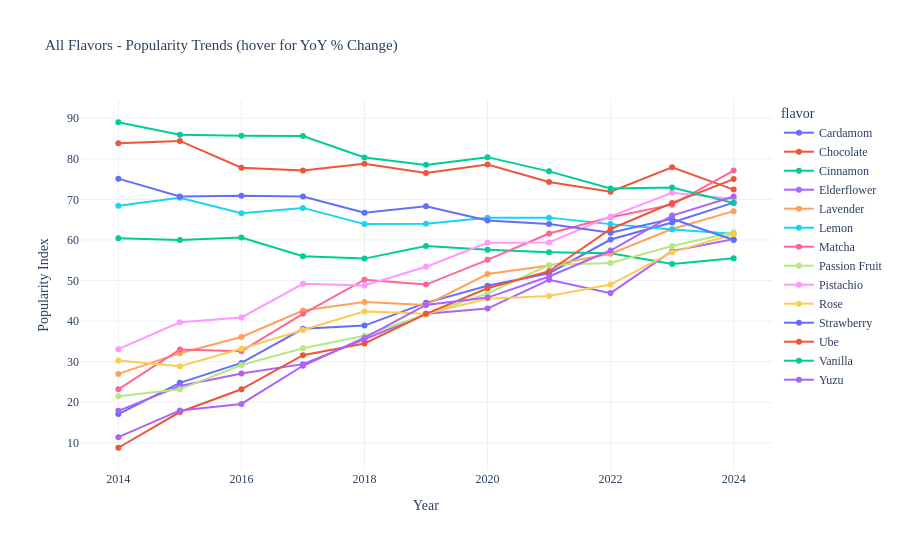

Notebook source saved alongside this figure:
### Markdown cell above
### 6. All Flavors - Single Interactive Chart

### Code cell
fig2 = px.line(
    df, x='year', y='popularity_index',
    color='flavor', line_group='flavor',
    markers=True,
    title='All Flavors - Popularity Trends (hover for YoY % Change)',
    labels={'popularity_index': 'Popularity Index', 'year': 'Year'},
    hover_data={'yoy_pct': ':.1f', 'category': False},
    template='plotly_white',
    height=550,
)

fig2.update_layout(
    font_family= 'Georgia',
    title_font_size = 15,
    hovermode= 'x unified',
    legend=dict(orientation='v', x=1.01),
)

fig2.show()

### Figure 1 — Plotly figure (JSON) as saved in the notebook; plotly's stock layout.template omitted (floating-point values rounded to 4 significant figures)
{"data": [{"customdata": [[null, "Spice/Nutty"], [45.03, "Spice/Nutty"], [19.76, "Spice/Nutty"], [28.28, "Spice/Nutty"], [2.1, "Spice/Nutty"], [14.4, "Spice/Nutty"], [9.44, "Spice/Nutty"], [6.37, "Spice/Nutty"], [16.02, "Spice/Nutty"], [6.99, "Spice/Nutty"], [7.62, "Spice/Nutty"]], "hovertemplate": "flavor=Cardamom<br>Year=%{x}<br>Popularity Index=%{y}<br>yoy_pct=%{customdata[0]:.1f}<extra></extra>", "legendgroup": "Cardamom", "line": {"color": "#636efa", "dash": "solid"}, "marker": {"symbol": "circle"}, "mode": "lines+markers", "name": "Cardamom", "orientation": "v", "showlegend": true, "type": "scatter", "x": [2014, 2015, 2016, 2017, 2018, 2019, 2020, 2021, 2022, 2023, 2024], "xaxis": "x", "y": [17.1, 24.8, 29.7, 38.1, 38.9, 44.5, 48.7, 51.8, 60.1, 64.3, 69.2], "yaxis": "y"}, {"customdata": [[null, "Traditional"], [0.72, "Traditional"], [-7.82, "Traditional"], [-0.9, "Traditional"], [2.2, "Traditional"], [-2.92, "Traditional"], [2.75, "Traditional"], [-5.47, "Traditional"], [-3.23, "Traditional"], [8.34, "Traditional"], [-7.06, "Traditional"]], "hovertemplate": "flavor=Chocolate<br>Year=%{x}<br>Popularity Index=%{y}<br>yoy_pct=%{customdata[0]:.1f}<extra></extra>", "legendgroup": "Chocolate", "line": {"color": "#EF553B", "dash": "solid"}, "marker": {"symbol": "circle"}, "mode": "lines+markers", "name": "Chocolate", "orientation": "v", "showlegend": true, "type": "scatter", "x": [2014, 2015, 2016, 2017, 2018, 2019, 2020, 2021, 2022, 2023, 2024], "xaxis": "x", "y": [83.8, 84.4, 77.8, 77.1, 78.8, 76.5, 78.6, 74.3, 71.9, 77.9, 72.4], "yaxis": "y"}, {"customdata": [[null, "Spice/Nutty"], [-0.66, "Spice/Nutty"], [1, "Spice/Nutty"], [-7.59, "Spice/Nutty"], [-1.07, "Spice/Nutty"], [5.6, "Spice/Nutty"], [-1.54, "Spice/Nutty"], [-1.04, "Spice/Nutty"], [-0.53, "Spice/Nutty"], [-4.59, "Spice/Nutty"], [2.59, "Spice/Nutty"]], "hovertemplate": "flavor=Cinnamon<br>Year=%{x}<br>Popularity Index=%{y}<br>yoy_pct=%{customdata[0]:.1f}<extra></extra>", "legendgroup": "Cinnamon", "line": {"color": "#00cc96", "dash": "solid"}, "marker": {"symbol": "circle"}, "mode": "lines+markers", "name": "Cinnamon", "orientation": "v", "showlegend": true, "type": "scatter", "x": [2014, 2015, 2016, 2017, 2018, 2019, 2020, 2021, 2022, 2023, 2024], "xaxis": "x", "y": [60.4, 60.0, 60.6, 56.0, 55.4, 58.5, 57.6, 57.0, 56.7, 54.1, 55.5], "yaxis": "y"}, {"customdata": [[null, "Floral"], [34.08, "Floral"], [12.92, "Floral"], [8.49, "Floral"], [20.75, "Floral"], [17.75, "Floral"], [3.11, "Floral"], [16.47, "Floral"], [-6.57, "Floral"], [22.17, "Floral"], [5.06, "Floral"]], "hovertemplate": "flavor=Elderflower<br>Year=%{x}<br>Popularity Index=%{y}<br>yoy_pct=%{customdata[0]:.1f}<extra></extra>", "legendgroup": "Elderflower", "line": {"color": "#ab63fa", "dash": "solid"}, "marker": {"symbol": "circle"}, "mode": "lines+markers", "name": "Elderflower", "orientation": "v", "showlegend": true, "type": "scatter", "x": [2014, 2015, 2016, 2017, 2018, 2019, 2020, 2021, 2022, 2023, 2024], "xaxis": "x", "y": [17.9, 24.0, 27.1, 29.4, 35.5, 41.8, 43.1, 50.2, 46.9, 57.3, 60.2], "yaxis": "y"}, {"customdata": [[null, "Floral"], [18.89, "Floral"], [12.46, "Floral"], [18.01, "Floral"], [4.93, "Floral"], [-1.57, "Floral"], [17.27, "Floral"], [4.07, "Floral"], [5.4, "Floral"], [10.78, "Floral"], [7.02, "Floral"]], "hovertemplate": "flavor=Lavender<br>Year=%{x}<br>Popularity Index=%{y}<br>yoy_pct=%{customdata[0]:.1f}<extra></extra>", "legendgroup": "Lavender", "line": {"color": "#FFA15A", "dash": "solid"}, "marker": {"symbol": "circle"}, "mode": "lines+markers", "name": "Lavender", "orientation": "v", "showlegend": true, "type": "scatter", "x": [2014, 2015, 2016, 2017, 2018, 2019, 2020, 2021, 2022, 2023, 2024], "xaxis": "x", "y": [27.0, 32.1, 36.1, 42.6, 44.7, 44.0, 51.6, 53.7, 56.6, 62.7, 67.1], "yaxis": "y"}, {"customdata": [[null, "Traditional"], [2.92, "Traditional"], [-5.4, "Traditional"], [1.95, "Traditional"], [-5.89, "Traditional"], [0.16, "Traditional"], [2.34, "Traditional"], [0, "Traditional"], [-2.44, "Traditional"], [-2.03, "Traditional"], [-1.76, "Traditional"]], "hovertemplate": "flavor=Lemon<br>Year=%{x}<br>Popularity Index=%{y}<br>yoy_pct=%{customdata[0]:.1f}<extra></extra>", "legendgroup": "Lemon", "line": {"color": "#19d3f3", "dash": "solid"}, "marker": {"symbol": "circle"}, "mode": "lines+markers", "name": "Lemon", "orientation": "v", "showlegend": true, "type": "scatter", "x": [2014, 2015, 2016, 2017, 2018, 2019, 2020, 2021, 2022, 2023, 2024], "xaxis": "x", "y": [68.4, 70.4, 66.6, 67.9, 63.9, 64.0, 65.5, 65.5, 63.9, 62.6, 61.5], "yaxis": "y"}, {"customdata": [[null, "Spice/Nutty"], [42.24, "Spice/Nutty"], [-1.21, "Spice/Nutty"], [28.22, "Spice/Nutty"], [20.1, "Spice/Nutty"], [-2.39, "Spice/Nutty"], [12.45, "Spice/Nutty"], [11.8, "Spice/Nutty"], [6.49, "Spice/Nutty"], [4.73, "Spice/Nutty"], [12.23, "Spice/Nutty"]], "hovertemplate": "flavor=Matcha<br>Year=%{x}<br>Popularity Index=%{y}<br>yoy_pct=%{customdata[0]:.1f}<extra></extra>", "legendgroup": "Matcha", "line": {"color": "#FF6692", "dash": "solid"}, "marker": {"symbol": "circle"}, "mode": "lines+markers", "name": "Matcha", "orientation": "v", "showlegend": true, "type": "scatter", "x": [2014, 2015, 2016, 2017, 2018, 2019, 2020, 2021, 2022, 2023, 2024], "xaxis": "x", "y": [23.2, 33.0, 32.6, 41.8, 50.2, 49.0, 55.1, 61.6, 65.6, 68.7, 77.1], "yaxis": "y"}, {"customdata": [[null, "Citrus/Global"], [7.91, "Citrus/Global"], [25.86, "Citrus/Global"], [14.04, "Citrus/Global"], [9.31, "Citrus/Global"], [14.56, "Citrus/Global"], [12.23, "Citrus/Global"], [14.96, "Citrus/Global"], [0.93, "Citrus/Global"], [7.73, "Citrus/Global"], [5.81, "Citrus/Global"]], "hovertemplate": "flavor=Passion Fruit<br>Year=%{x}<br>Popularity Index=%{y}<br>yoy_pct=%{customdata[0]:.1f}<extra></extra>", "legendgroup": "Passion Fruit", "line": {"color": "#B6E880", "dash": "solid"}, "marker": {"symbol": "circle"}, "mode": "lines+markers", "name": "Passion Fruit", "orientation": "v", "showlegend": true, "type": "scatter", "x": [2014, 2015, 2016, 2017, 2018, 2019, 2020, 2021, 2022, 2023, 2024], "xaxis": "x", "y": [21.5, 23.2, 29.2, 33.3, 36.4, 41.7, 46.8, 53.8, 54.3, 58.5, 61.9], "yaxis": "y"}, {"customdata": [[null, "Spice/Nutty"], [19.94, "Spice/Nutty"], [3.02, "Spice/Nutty"], [20.29, "Spice/Nutty"], [-0.81, "Spice/Nutty"], [9.43, "Spice/Nutty"], [11.05, "Spice/Nutty"], [0.17, "Spice/Nutty"], [10.77, "Spice/Nutty"], [8.81, "Spice/Nutty"], [-2.09, "Spice/Nutty"]], "hovertemplate": "flavor=Pistachio<br>Year=%{x}<br>Popularity Index=%{y}<br>yoy_pct=%{customdata[0]:.1f}<extra></extra>", "legendgroup": "Pistachio", "line": {"color": "#FF97FF", "dash": "solid"}, "marker": {"symbol": "circle"}, "mode": "lines+markers", "name": "Pistachio", "orientation": "v", "showlegend": true, "type": "scatter", "x": [2014, 2015, 2016, 2017, 2018, 2019, 2020, 2021, 2022, 2023, 2024], "xaxis": "x", "y": [33.1, 39.7, 40.9, 49.2, 48.8, 53.4, 59.3, 59.4, 65.8, 71.6, 70.1], "yaxis": "y"}, {"customdata": [[null, "Floral"], [-4.62, "Floral"], [14.88, "Floral"], [13.86, "Floral"], [12.17, "Floral"], [-1.42, "Floral"], [8.85, "Floral"], [1.54, "Floral"], [6.06, "Floral"], [16.33, "Floral"], [7.72, "Floral"]], "hovertemplate": "flavor=Rose<br>Year=%{x}<br>Popularity Index=%{y}<br>yoy_pct=%{customdata[0]:.1f}<extra></extra>", "legendgroup": "Rose", "line": {"color": "#FECB52", "dash": "solid"}, "marker": {"symbol": "circle"}, "mode": "lines+markers", "name": "Rose", "orientation": "v", "showlegend": true, "type": "scatter", "x": [2014, 2015, 2016, 2017, 2018, 2019, 2020, 2021, 2022, 2023, 2024], "xaxis": "x", "y": [30.3, 28.9, 33.2, 37.8, 42.4, 41.8, 45.5, 46.2, 49.0, 57.0, 61.4], "yaxis": "y"}, {"customdata": [[null, "Traditional"], [-5.86, "Traditional"], [0.28, "Traditional"], [-0.28, "Traditional"], [-5.66, "Traditional"], [2.4, "Traditional"], [-5.12, "Traditional"], [-1.39, "Traditional"], [-3.29, "Traditional"], [5.5, "Traditional"], [-7.98, "Traditional"]], "hovertemplate": "flavor=Strawberry<br>Year=%{x}<br>Popularity Index=%{y}<br>yoy_pct=%{customdata[0]:.1f}<extra></extra>", "legendgroup": "Strawberry", "line": {"color": "#636efa", "dash": "solid"}, "marker": {"symbol": "circle"}, "mode": "lines+markers", "name": "Strawberry", "orientation": "v", "showlegend": true, "type": "scatter", "x": [2014, 2015, 2016, 2017, 2018, 2019, 2020, 2021, 2022, 2023, 2024], "xaxis": "x", "y": [75.1, 70.7, 70.9, 70.7, 66.7, 68.3, 64.8, 63.9, 61.8, 65.2, 60.0], "yaxis": "y"}, {"customdata": [[null, "Citrus/Global"], [100, "Citrus/Global"], [31.82, "Citrus/Global"], [36.21, "Citrus/Global"], [9.18, "Citrus/Global"], [21.16, "Citrus/Global"], [15.07, "Citrus/Global"], [8.73, "Citrus/Global"], [19.89, "Citrus/Global"], [10.21, "Citrus/Global"], [8.54, "Citrus/Global"]], "hovertemplate": "flavor=Ube<br>Year=%{x}<br>Popularity Index=%{y}<br>yoy_pct=%{customdata[0]:.1f}<extra></extra>", "legendgroup": "Ube", "line": {"color": "#EF553B", "dash": "solid"}, "marker": {"symbol": "circle"}, "mode": "lines+markers", "name": "Ube", "orientation": "v", "showlegend": true, "type": "scatter", "x": [2014, 2015, 2016, 2017, 2018, 2019, 2020, 2021, 2022, 2023, 2024], "xaxis": "x", "y": [8.8, 17.6, 23.2, 31.6, 34.5, 41.8, 48.1, 52.3, 62.7, 69.1, 75.0], "yaxis": "y"}, {"customdata": [[null, "Traditional"], [-3.48, "Traditional"], [-0.23, "Traditional"], [-0.12, "Traditional"], [-6.19, "Traditional"], [-2.24, "Traditional"], [2.42, "Traditional"], [-4.35, "Traditional"], [-5.46, "Traditional"], [0.28, "Traditional"], [-5.21, "Traditional"]], "hovertemplate": "flavor=Vanilla<br>Year=%{x}<br>Popularity Index=%{y}<br>yoy_pct=%{customdata[0]:.1f}<extra></extra>", "legendgroup": "Vanilla", "line": {"color": "#00cc96", "dash": "solid"}, "marker": {"symbol": "circle"}, "mode": "lines+markers", "name": "Vanilla", "orientation": "v", "showlegend": true, "type": "scatter", "x": [2014, 2015, 2016, 2017, 2018, 2019, 2020, 2021, 2022, 2023, 2024], "xaxis": "x", "y": [89.0, 85.9, 85.7, 85.6, 80.3, 78.5, 80.4, 76.9, 72.7, 72.9, 69.1], "yaxis": "y"}, {"customdata": [[null, "Citrus/Global"], [57.89, "Citrus/Global"], [8.89, "Citrus/Global"], [47.96, "Citrus/Global"], [23.79, "Citrus/Global"], [22.56, "Citrus/Global"], [4.09, "Citrus/Global"], [11.35, "Citrus/Global"], [12.55, "Citrus/Global"], [14.98, "Citrus/Global"], [7.12, "Citrus/Global"]], "hovertemplate": "flavor=Yuzu<br>Year=%{x}<br>Popularity Index=%{y}<br>yoy_pct=%{customdata[0]:.1f}<extra></extra>", "legendgroup": "Yuzu", "line": {"color": "#ab63fa", "dash": "solid"}, "marker": {"symbol": "circle"}, "mode": "lines+markers", "name": "Yuzu", "orientation": "v", "showlegend": true, "type": "scatter", "x": [2014, 2015, 2016, 2017, 2018, 2019, 2020, 2021, 2022, 2023, 2024], "xaxis": "x", "y": [11.4, 18.0, 19.6, 29.0, 35.9, 44.0, 45.8, 51.0, 57.4, 66.0, 70.7], "yaxis": "y"}], "layout": {"font": {"family": "Georgia"}, "height": 550, "hovermode": "x unified", "legend": {"orientation": "v", "title": {"text": "flavor"}, "tracegroupgap": 0, "x": 1.01}, "title": {"font": {"size": 15}, "text": "All Flavors - Popularity Trends (hover for YoY % Change)"}, "xaxis": {"anchor": "y", "domain": [0, 1], "title": {"text": "Year"}}, "yaxis": {"anchor": "x", "domain": [0, 1], "title": {"text": "Popularity Index"}}}}
